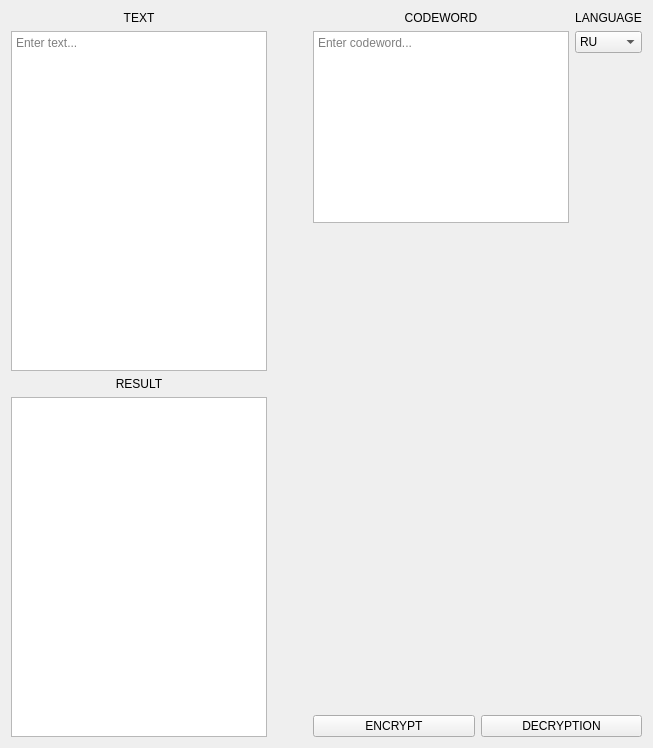
      <widget class="QWidget" name="Vigener">
       <property name="focusPolicy">
        <enum>Qt::StrongFocus</enum>
       </property>
       <attribute name="title">
        <string>Страница</string>
       </attribute>
       <layout class="QGridLayout" name="gridLayout_4">
        <item row="0" column="0">
         <layout class="QHBoxLayout" name="horizontalLayout_8">
          <item>
           <layout class="QVBoxLayout" name="verticalLayout_9">
            <item>
             <layout class="QVBoxLayout" name="verticalLayout_7">
              <item>
               <widget class="QLabel" name="la_Vigener_text">
                <property name="text">
                 <string>TEXT</string>
                </property>
                <property name="alignment">
                 <set>Qt::AlignCenter</set>
                </property>
               </widget>
              </item>
              <item>
               <widget class="QTextEdit" name="te_Vigener_in">
                <property name="focusPolicy">
                 <enum>Qt::ClickFocus</enum>
                </property>
                <property name="placeholderText">
                 <string>Enter text...</string>
                </property>
               </widget>
              </item>
             </layout>
            </item>
            <item>
             <layout class="QVBoxLayout" name="verticalLayout_8">
              <item>
               <widget class="QLabel" name="la_Vigener_res">
                <property name="text">
                 <string>RESULT</string>
                </property>
                <property name="alignment">
                 <set>Qt::AlignCenter</set>
                </property>
               </widget>
              </item>
              <item>
               <widget class="QTextEdit" name="te_Vigener_out">
                <property name="focusPolicy">
                 <enum>Qt::ClickFocus</enum>
                </property>
                <property name="textInteractionFlags">
                 <set>Qt::TextSelectableByKeyboard|Qt::TextSelectableByMouse</set>
                </property>
               </widget>
              </item>
             </layout>
            </item>
           </layout>
          </item>
          <item>
           <spacer name="horizontalSpacer_5">
            <property name="orientation">
             <enum>Qt::Horizontal</enum>
            </property>
            <property name="sizeType">
             <enum>QSizePolicy::Fixed</enum>
            </property>
            <property name="sizeHint" stdset="0">
             <size>
              <width>40</width>
              <height>20</height>
             </size>
            </property>
           </spacer>
          </item>
          <item>
           <layout class="QVBoxLayout" name="verticalLayout_34">
            <item>
             <layout class="QHBoxLayout" name="horizontalLayout_6">
              <item>
               <layout class="QVBoxLayout" name="verticalLayout_10">
                <item>
                 <widget class="QLabel" name="la_Vigener_code">
                  <property name="text">
                   <string>CODEWORD</string>
                  </property>
                  <property name="alignment">
                   <set>Qt::AlignCenter</set>
                  </property>
                 </widget>
                </item>
                <item>
                 <widget class="QTextEdit" name="te_Vigener_code">
                  <property name="focusPolicy">
                   <enum>Qt::ClickFocus</enum>
                  </property>
                  <property name="placeholderText">
                   <string>Enter codeword...</string>
                  </property>
                 </widget>
                </item>
               </layout>
              </item>
              <item>
               <layout class="QVBoxLayout" name="verticalLayout_32">
                <item>
                 <widget class="QLabel" name="la_Vigener_lanq">
                  <property name="text">
                   <string>LANGUAGE</string>
                  </property>
                  <property name="alignment">
                   <set>Qt::AlignCenter</set>
                  </property>
                 </widget>
                </item>
                <item>
                 <widget class="QComboBox" name="cb_Vigener_lanq">
                  <property name="currentIndex">
                   <number>0</number>
                  </property>
                  <item>
                   <property name="text">
                    <string>RU</string>
                   </property>
                  </item>
                  <item>
                   <property name="text">
                    <string>ENG</string>
                   </property>
                  </item>
                 </widget>
                </item>
                <item>
                 <spacer name="verticalSpacer_7">
                  <property name="orientation">
                   <enum>Qt::Vertical</enum>
                  </property>
                  <property name="sizeHint" stdset="0">
                   <size>
                    <width>20</width>
                    <height>40</height>
                   </size>
                  </property>
                 </spacer>
                </item>
               </layout>
              </item>
             </layout>
            </item>
            <item>
             <layout class="QVBoxLayout" name="verticalLayout_33">
              <item>
               <spacer name="verticalSpacer_8">
                <property name="orientation">
                 <enum>Qt::Vertical</enum>
                </property>
                <property name="sizeHint" stdset="0">
                 <size>
                  <width>20</width>
                  <height>40</height>
                 </size>
                </property>
               </spacer>
              </item>
              <item>
               <widget class="QLabel" name="la_Vigener_img">
                <property name="sizePolicy">
                 <sizepolicy hsizetype="Fixed" vsizetype="Fixed">
                  <horstretch>0</horstretch>
                  <verstretch>0</verstretch>
                 </sizepolicy>
                </property>
                <property name="minimumSize">
                 <size>
                  <width>300</width>
                  <height>400</height>
                 </size>
                </property>
                <property name="text">
                 <string/>
                </property>
               </widget>
              </item>
              <item>
               <spacer name="verticalSpacer_9">
                <property name="orientation">
                 <enum>Qt::Vertical</enum>
                </property>
                <property name="sizeHint" stdset="0">
                 <size>
                  <width>20</width>
                  <height>40</height>
                 </size>
                </property>
               </spacer>
              </item>
              <item>
               <layout class="QHBoxLayout" name="horizontalLayout_7">
                <item>
                 <widget class="QPushButton" name="pb_Vigener_shifr">
                  <property name="text">
                   <string>ENCRYPT</string>
                  </property>
                 </widget>
                </item>
                <item>
                 <widget class="QPushButton" name="pb_Vigener_RasShifr">
                  <property name="text">
                   <string>DECRYPTION</string>
                  </property>
                 </widget>
                </item>
               </layout>
              </item>
             </layout>
            </item>
           </layout>
          </item>
         </layout>
        </item>
       </layout>
      </widget>
